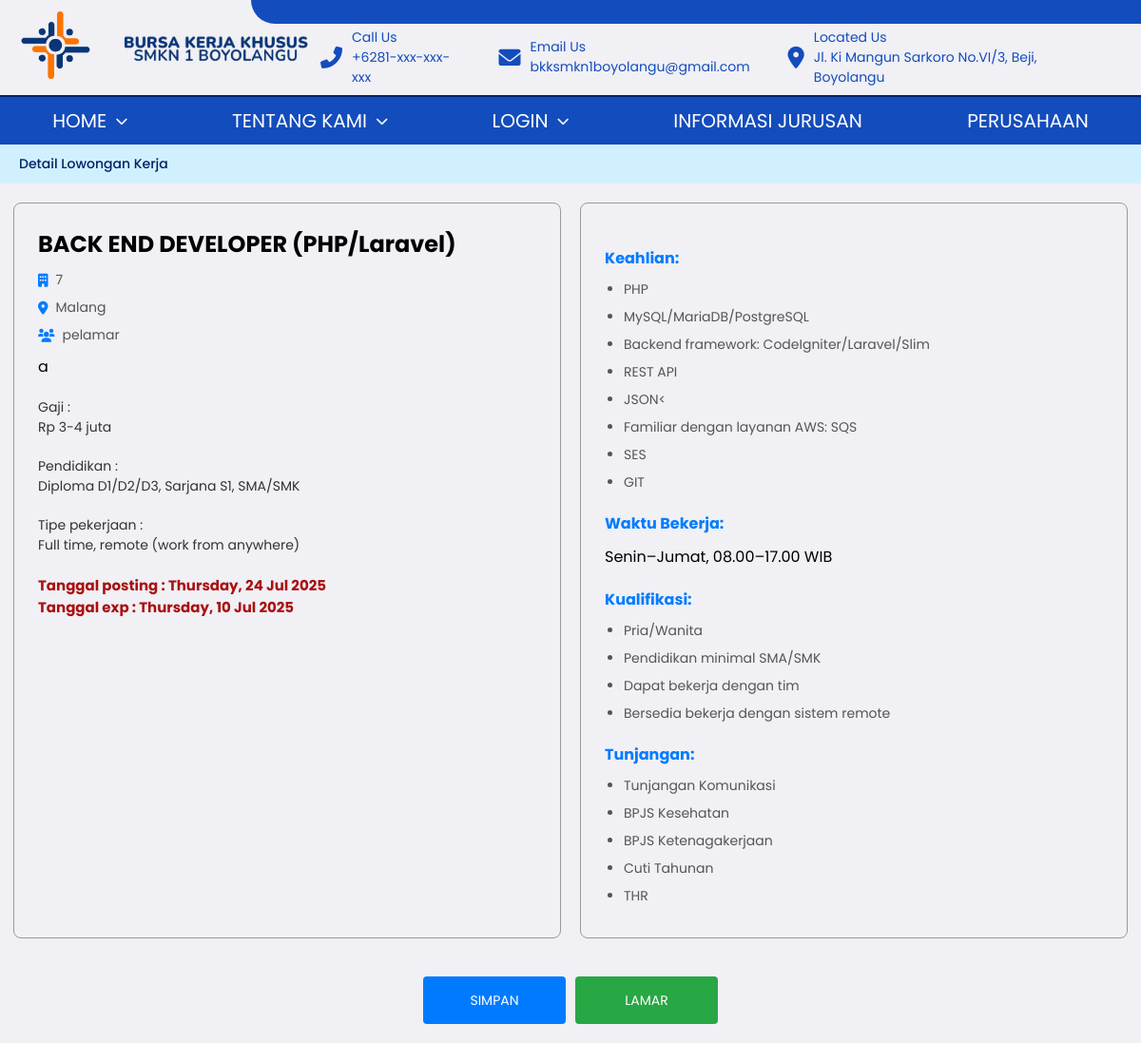
Page /BKK/Lowker/detail-lowker.php?id=2 on the committed database.
### tables this page shows
CREATE TABLE `lowker`  (
  `id_lowker` int NOT NULL AUTO_INCREMENT,
  `id_jurusan` int NOT NULL,
  `judul_lowker` varchar(255) NOT NULL,
  `deskripsi_lowker` text NOT NULL,
  `email` varchar(255) NOT NULL,
  `gaji` varchar(255) NULL DEFAULT NULL,
  `pendidikan` varchar(255) NULL DEFAULT NULL,
  `tipe_pekerjaan` varchar(255) NULL DEFAULT NULL,
  `tgl_ditutup` date NULL DEFAULT NULL,
  `tgl_posting` date NULL DEFAULT NULL,
  `keahlian` text NULL,
  `waktu_bekerja` varchar(255) NULL DEFAULT NULL,
  `kualifikasi` text NULL,
  `tunjangan` text NULL,
  `id_perusahaan` int NULL DEFAULT NULL,
  `lokasi` varchar(255) NULL DEFAULT NULL,
  `jumlah_pelamar` int NULL DEFAULT NULL,
  PRIMARY KEY (`id_lowker`, `id_jurusan`) USING BTREE,
  INDEX `id_perusahaan`(`id_perusahaan` ASC) USING BTREE,
  INDEX `kategori_jurusan`(`id_jurusan` ASC) USING BTREE,
  INDEX `id_lowker`(`id_lowker` ASC) USING BTREE,
  CONSTRAINT `kategori_jurusan` FOREIGN KEY (`id_jurusan`) REFERENCES `jurusan` (`id_jurusan`) ON DELETE RESTRICT ON UPDATE RESTRICT,
  CONSTRAINT `lowker_ibfk_1` FOREIGN KEY (`id_perusahaan`) REFERENCES `perusahaan` (`id_perusahaan`) ON DELETE RESTRICT ON UPDATE RESTRICT
);

### BKK/config/helpers.php (called while the page is built, shortened)
<?php
function is_logged_in() {
    return isset($_SESSION['user_id']);
}
function base_url($path = '') {
    return '/BKK/PROJECT-BKK-main/bkk/' . ltrim($path, '/');
}
function nav_active($path_or_paths) {
    $current = $_SERVER['REQUEST_URI'];
    return '';
}
?>

### BKK/Lowker/detail-lowker.php (the view, shortened to what this page needs)
<?php
require_once __DIR__ . '/../config/helpers.php';
$id = (int) $_GET['id'];
$query = $koneksi->prepare("
    SELECT lowker.*, perusahaan.nama AS nama_perusahaan, perusahaan.alamat, perusahaan.kota,
           jurusan.jurusan AS nama_jurusan
    FROM lowker
    JOIN perusahaan ON lowker.id_perusahaan = perusahaan.id_perusahaan
    JOIN jurusan ON lowker.id_jurusan = jurusan.id_jurusan
    WHERE lowker.id_lowker = ?
");
$query->bind_param("i", $id);
$query->execute();
$result = $query->get_result();
$data = $result->fetch_assoc();
$keahlianList = isset($data['keahlian']) ? explode(',', $data['keahlian']) : [];
$kualifikasiList = isset($data['kualifikasi']) ? explode(',', $data['kualifikasi']) : [];
$tunjanganList = isset($data['tunjangan']) ? explode(',', $data['tunjangan']) : [];
?>
<!DOCTYPE html>
<html lang="en">
<head>
    <link rel="stylesheet" href="../navbar/navbar.css?v=<?php echo time(); ?>">
    <link rel="stylesheet" href="detail-lowker.css?v=<?php echo time(); ?>">
    <link href="https://cdnjs.cloudflare.com/ajax/libs/font-awesome/6.0.0-beta3/css/all.min.css" rel="stylesheet">
</head>
<body>
    <?php include '../navbar/header.php' ?>
    <div class="container">
        <?php
        if (!is_logged_in()) {
            include 'navbar/guest.php';
        } elseif (is_alumni()) {
            include '../navbar/alumni.php';
        } elseif (is_admin()) {
            include '../navbar/admin.php';
        }
        ?>
        <div class="header-bar">
            <a href="#">Detail Lowongan Kerja</a>
        </div>
        <main>
            <section class="detail-lowongan">
                <div class="container-detail">
                    <div class="kotak-satu">
                        <h2><?= htmlspecialchars($data['judul_lowker']) ?></h2>
                        <div class="rincian">
                            <ul>
                                <li><i class="fa-solid fa-building"></i><?= htmlspecialchars($data['id_perusahaan']) ?></li>
                                <li><i class="fa-solid fa-location-dot"></i><?= htmlspecialchars($data['lokasi']) ?></li>
                                <li><i class="fa-solid fa-users"></i><?= htmlspecialchars($data['jumlah_pelamar']) ?> pelamar</li>
                            </ul>
                        </div>
                        <p><?= htmlspecialchars($data['deskripsi_lowker']) ?></p>
                        <div class="gaji">
                            <p>Gaji :</p>
                            <p><?= htmlspecialchars($data['gaji']) ?></p>
                        </div>
                        <div class="pendidikan">
                            <p>Pendidikan :</p>
                            <p><?= htmlspecialchars($data['pendidikan']) ?></p>
                        </div>
                        <div class="tipe">
                            <p>Tipe pekerjaan :</p>
                            <p><?= htmlspecialchars($data['tipe_pekerjaan']) ?></p>
                        </div>
                        <div class="tanggal">
                            <p><strong>Tanggal posting : <?= date('l, d M Y', strtotime($data['tgl_posting'])) ?></strong></p>
                            <p><strong>Tanggal exp : <?= date('l, d M Y', strtotime($data['tgl_ditutup'])) ?></strong></p>
                        </div>
                    </div>
                    <div class="kotak-dua">
                        <div class="detail-content">
                            <div class="info">
                                <h3>Keahlian:</h3>
                                <ul>
                                    <?php foreach ($keahlianList as $item_keahlian): ?>
                                    <li><?= htmlspecialchars(trim($item_keahlian)) ?></li>
                                    <?php endforeach; ?>
                                </ul>
                                <h3>Waktu Bekerja:</h3>
                                <p><?= htmlspecialchars($data['waktu_bekerja']) ?></p>
                            </div>
                            <div class="requirements">
                                <h3>Kualifikasi:</h3>
                                <ul>
                                    <?php foreach ($kualifikasiList as $item_kualifikasi): ?>
                                    <li><?= htmlspecialchars(trim($item_kualifikasi)) ?></li>
                                    <?php endforeach; ?>
                                </ul>
                                <h3>Tunjangan:</h3>
                                <ul>
                                    <?php foreach ($tunjanganList as $item_tunjangan): ?>
                                    <li><?= htmlspecialchars(trim($item_tunjangan)) ?></li>
                                    <?php endforeach; ?>
                                </ul>
                            </div>
                        </div>
                    </div>
                    <div class="actions">
                        <button class="save-btn">SIMPAN</button>
                        <button class="apply-btn">LAMAR</button>
                    </div>
                </div>
            </section>
        </main>

### BKK/navbar/header.php
<?php
require_once __DIR__ . '/../config/helpers.php';
?>
<header>
        <div class="rectangle">
        </div>
        <div class="logo">
            <div class="logo-header">
                <img src="<?= base_url('logo.png') ?>" alt="Logo BKK">
            </div>
            <div class="header-text">
                <img src="<?= base_url('tulisan logo.png') ?>" alt="Bursa Kerja Khusus SMKN 1 Boyolangu" id="text-img">
            </div>
        </div>
        <div class="contact-info">
            <div class="contact-phone">
                <i class="fas fa-phone-alt"></i>
                <div class="contact-ket">
                    <p>Call Us</p>
                    <p>+6281-xxx-xxx-xxx</p>
                </div>
            </div>
            <div class="contact-email">
                <i class="fas fa-envelope"></i>
                <div class="contact-ket">
                    <p>Email Us</p>
                    <p>bkksmkn1boyolangu@gmail.com</p>
                </div>
            </div>
            <div class="contact-map">
                <i class="fas fa-map-marker-alt"></i>
                <div class="contact-ket">
                    <p>Located Us</p>
                    <p>Jl. Ki Mangun Sarkoro No.VI/3, Beji, Boyolangu</p>
                </div>
            </div>
        </div>
    </header>

### BKK/navbar/guest.php (shortened to what this page needs)
<?php
require_once __DIR__ . '/../config/helpers.php';
?>
<nav class="navbar">
  <ul class="navbar-container">
    <li>
      <a class="<?= nav_active(['Home/HalamanUtama/berandautama.php', 'Home/Pengantar/pengantar.html', 'Home/InformasiKegiatanBKK/informasikegiatanbkk.php']) ?>" href="#">HOME<i class="fa-solid fa-chevron-down"></i></a>
    </li>
    <li>
      <a class="<?= nav_active(['TentangKami/visimisi.php', 'TentangKami/proker.php', 'TentangKami/tujuan.php', 'TentangKami/strukturorganisasi.php']) ?>" href="#">TENTANG KAMI<i class="fa-solid fa-chevron-down"></i></a>
    </li>
    <?php if (!is_logged_in()): ?>
    <li>
      <a href="#">LOGIN<i class="fa-solid fa-chevron-down"></i></a>
    </li>
    <?php endif; ?>
    <li><a class="<?= nav_active('InformasiJurusan/informasiJurusan.php') ?>" href="<?= base_url('InformasiJurusan/informasiJurusan.php') ?>">INFORMASI JURUSAN</a></li>
    <li><a class="<?= nav_active('Perusahaan/perusahaan.php') ?>" href="<?= base_url('Perusahaan/perusahaan.php') ?>">PERUSAHAAN</a></li>
  </ul>
</nav>

### BKK/navbar/navbar.css (style rules this page uses)
header { padding-top: 10px; display: flex; justify-content: space-between; align-items: center; border-bottom: 2px solid #002366; }
header .rectangle { position: absolute; top: 0; right: 0; width: 78vw; min-height: 25px; background-color: #134CBC; border-bottom-left-radius: 54px; }
.logo { display: flex; align-items: center; }
.logo-header { display: flex; align-items: center; margin-left: 20px; }
.logo-header img { height: 75px; margin-bottom: 15px; }
.header-text { flex: 2; text-align: center; }
#text-img { width: 220px; height: auto; margin-left: 20px; }
.contact-info { margin-top: 10px; margin-right: 50px; display: flex; gap: 40px; align-items: center; justify-content: center; width: 100%; }
.contact-ket p { font-size: 14px; }
.contact-phone, .contact-email, .contact-map { display: flex; align-items: center; justify-content: center; color: #134CBC; }
.contact-phone i, .contact-email i, .contact-map i { margin-right: 10px; font-size: 23px; }
.navbar { background: #134CBC; position: relative; }
.navbar-container { display: flex; justify-content: space-around; height: 50px; list-style: none; padding: 0; margin: 0; position: relative; }
.navbar ul li { position: relative; }
.navbar ul li a { display: flex; align-items: center; padding: 10px 25px; color: #FFF; text-decoration: none; font-size: 20px; font-weight: 400; font-family: 'Poppins', sans-serif; position: relative; z-index: 1; transition: opacity 0.3s ease; }
.navbar ul li a i { margin-left: 10px; font-size: 13px; }

### BKK/Lowker/detail-lowker.css (style rules this page uses)
* { margin: 0; padding: 0; box-sizing: border-box; font-family: 'Poppins', sans-serif; }
body { background-color: #f0f0f5; font-size: 16px; }
.header-bar { background-color: #d1f0ff; padding: 10px 20px; text-align: left; font-size: 14px; font-weight: 500; }
.header-bar a { color: #002366; text-decoration: none; margin-right: 40px; }
.container-detail { display: flex; justify-content: center; flex-wrap: wrap; margin: 20px auto; gap: 20px; max-width: 1200px; }
.detail-lowongan { width: 100%; }
.kotak-satu, .kotak-dua { border: 1px solid #9b9a9a; border-radius: 8px; padding: 25px; box-sizing: border-box; }
.kotak-satu { flex: 1; min-width: 350px; max-width: 48%; }
.kotak-dua { flex: 1; min-width: 350px; max-width: 48%; }
.info ul li, .requirements ul li { list-style-type: disc; margin-left: 20px; }
.rincian ul { list-style: none; padding: 0; margin: 10px 0; }
.rincian ul li { display: flex; align-items: center; margin-bottom: 8px; font-size: 14px; color: #555; }
.rincian ul li i { margin-right: 8px; color: #007bff; }
.gaji, .pendidikan, .tipe, .tanggal { margin-top: 20px; font-size: 14px; color: #333; }
.tanggal { margin-bottom: 20px; font-size: 15px; color: rgb(170, 15, 15); }
.detail-content h3 { margin-top: 20px; margin-bottom: 10px; color: #007bff; font-size: 16px; }
.detail-content ul { list-style: none; padding: 0; color: #555; font-size: 14px; }
.detail-content ul li { margin-bottom: 8px; }
.actions { display: flex; justify-content: center; gap: 10px; margin-top: 20px; width: 100%; }
.actions button { padding: 10px 20px; font-size: 14px; width: 150px; height: 50px; color: #fff; border: none; border-radius: 4px; cursor: pointer; }
.save-btn { background-color: #007bff; }
.apply-btn { background-color: #28a745; }

### rows in the picture
lowker: judul_lowker "BACK END DEVELOPER (PHP/Laravel)", id_perusahaan "7", lokasi "Malang", deskripsi_lowker "a", gaji "Rp 3-4 juta", pendidikan "Diploma D1/D2/D3, Sarjana S1, SMA/SMK", tipe_pekerjaan "Full time, remote (work from anywhere)", tgl_posting "Thursday, 24 Jul 2025", tgl_ditutup "Thursday, 10 Jul 2025", keahlian "PHP", keahlian "MySQL/MariaDB/PostgreSQL", keahlian "Backend framework: CodeIgniter/Laravel/Slim", keahlian "REST API", keahlian "JSON<", keahlian "Familiar dengan layanan AWS: SQS", keahlian "SES", keahlian "GIT", waktu_bekerja "Senin–Jumat, 08.00–17.00 WIB", kualifikasi "Pria/Wanita", kualifikasi "Pendidikan minimal SMA/SMK", kualifikasi "Dapat bekerja dengan tim", kualifikasi "Bersedia bekerja dengan sistem remote", tunjangan "Tunjangan Komunikasi", tunjangan "BPJS Kesehatan", tunjangan "BPJS Ketenagakerjaan", tunjangan "Cuti Tahunan", tunjangan "THR"
